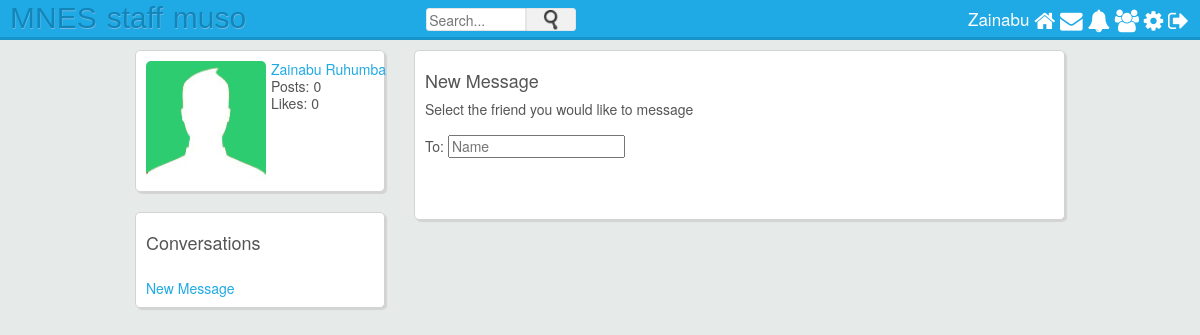
/messages.php (signed in), run on the app's committed database.
### tables this page shows
CREATE TABLE `users` (
  `id` int(11) NOT NULL,
  `first_name` varchar(25) NOT NULL,
  `last_name` varchar(25) NOT NULL,
  `username` varchar(100) NOT NULL,
  `email` varchar(100) NOT NULL,
  `password` varchar(255) NOT NULL,
  `signup_date` date NOT NULL,
  `profile_pic` varchar(255) NOT NULL,
  `num_posts` int(11) NOT NULL,
  `num_likes` int(11) NOT NULL,
  `user_closed` varchar(3) NOT NULL,
  `friend_array` text NOT NULL,
  `user_role` varchar(32) NOT NULL
);

### includes/classes/Notification.php (called while the page is built, shortened)
<?php
class Notification {
	private $user_obj;
	private $con;
	public function __construct($con, $user){
		$this->con = $con;
		$this->user_obj = new User($con, $user);
	}
	public function getUnreadNumber() {
		$userLoggedIn = $this->user_obj->getUsername();
		$query = mysqli_query($this->con, "SELECT * FROM notifications WHERE viewed='no' AND user_to='$userLoggedIn'");
		return mysqli_num_rows($query);
	}
}
?>

### includes/classes/User.php (called while the page is built, shortened)
<?php
class User {
	private $user;
	public function __construct($con, $user){
		$user_details_query = mysqli_query($con, "SELECT * FROM users WHERE username='$user'");
		$this->user = mysqli_fetch_array($user_details_query);
	}
	public function getUsername() {
		return $this->user['username'];
	}
}
?>

### includes/classes/Message.php (called while the page is built, shortened)
<?php
class Message {
	private $user_obj;
	private $con;
	public function __construct($con, $user){
		$this->con = $con;
		$this->user_obj = new User($con, $user);
	}
	public function getMostRecentUser() {
		$userLoggedIn = $this->user_obj->getUsername();
		$query = mysqli_query($this->con, "SELECT user_to, user_from FROM messages WHERE user_to='$userLoggedIn' OR user_from='$userLoggedIn' ORDER BY id DESC LIMIT 1");
		if(mysqli_num_rows($query) == 0)
			return false;
	}
}
?>

### messages.php (the view, shortened to what this page needs)
<?php
include("includes/header.php");
$message_obj = new Message($con, $userLoggedIn);
if(isset($_GET['u']))
	$user_to = $_GET['u'];
else {
	$user_to = $message_obj->getMostRecentUser();
	if($user_to == false)
		$user_to = 'new';
}
 ?>
 <div class="user_details column">
		<a href="<?php echo $userLoggedIn; ?>">  <img src="<?php echo $user['profile_pic']; ?>"> </a>
		<div class="user_details_left_right">
			<a href="<?php echo $userLoggedIn; ?>">
			<?php
			echo $user['first_name'] . " " . $user['last_name'];
			 ?>
			</a>
			<br>
			<?php echo "Posts: " . $user['num_posts']. "<br>";
			echo "Likes: " . $user['num_likes'];
			?>
		</div>
	</div>
	<div class="main_column column" id="main_column">
		<?php
		if($user_to != "new"){
			echo "<h4>You and <a href='$user_to'>" . $user_to_obj->getFirstAndLastName() . "</a></h4><hr><br>";
			echo "<div class='loaded_messages' id='scroll_messages'>";
				echo $message_obj->getMessages($user_to);
			echo "</div>";
		}
		else {
			echo "<h4>New Message</h4>";
		}
		?>
		<div class="message_post">
			<form action="" method="POST">
				<?php
				if($user_to == "new") {
					echo "Select the friend you would like to message <br><br>";
					?>
					To: <input type='text' onkeyup='getUsers(this.value, "<?php echo $userLoggedIn; ?>")' name='q' placeholder='Name' autocomplete='off' id='seach_text_input'>
					<?php
				}
				else {
					echo "<textarea name='message_body' id='message_textarea' placeholder='Write your message ...'></textarea>";
					echo "<input type='submit' name='post_message' class='info' id='message_submit' value='Send'>";
				}
				?>
			</form>
		</div>
	</div>
	<div class="user_details column" id="conversations">
			<h4>Conversations</h4>
			<br>
			<a href="messages.php?u=new">New Message</a>
		</div>

### includes/header.php (shortened to what this page needs)
<?php
require 'config/config.php';
include("includes/classes/User.php");
include("includes/classes/Post.php");
include("includes/classes/Message.php");
include("includes/classes/Notification.php");
if (isset($_SESSION['username'])) {
	$userLoggedIn = $_SESSION['username'];
	$user_details_query = mysqli_query($con, "SELECT * FROM users WHERE username='$userLoggedIn'");
	$user = mysqli_fetch_array($user_details_query);
}
else {
	header("Location: register.php");
}
?>
<html>
<head>
	<link rel="stylesheet" href="//maxcdn.bootstrapcdn.com/font-awesome/4.3.0/css/font-awesome.min.css">
	<link rel="stylesheet" type="text/css" href="assets/css/bootstrap.css">
	<link rel="stylesheet" type="text/css" href="assets/css/style.css">
	<link rel="stylesheet" href="assets/css/jquery.Jcrop.css" type="text/css" />
</head>
<body>
	<div class="top_bar">
		<div class="logo">
			<a href="index.php">MNES</a>
		</div>
		<div class="logo">
			<a href="staff_post.php">staff</a>
	   </div>
   	<div class="logo">
			<a href="muso_posts.php">muso</a>
	   </div>
		<div class="search">
			<form action="search.php" method="GET" name="search_form">
				<input type="text" onkeyup="getLiveSearchUsers(this.value, '<?php echo $userLoggedIn; ?>')" name="q" placeholder="Search..." autocomplete="off" id="search_text_input">
				<div class="button_holder">
					<img src="assets/images/icons/magnifying_glass.png">
				</div>
			</form>
		</div>
		<nav>
			<?php
				$messages = new Message($con, $userLoggedIn);
				$notifications = new Notification($con, $userLoggedIn);
				$user_obj = new User($con, $userLoggedIn);
			?>
			<a href="<?php echo $userLoggedIn; ?>">
				<?php echo $user['first_name']; ?>
			</a>
			<a href="index.php">
				<i class="fa fa-home fa-lg"></i>
			</a>
			<a href="javascript:void(0);" onclick="getDropdownData('<?php echo $userLoggedIn; ?>', 'message')">
				<i class="fa fa-envelope fa-lg"></i>
			</a>
			<a href="javascript:void(0);" onclick="getDropdownData('<?php echo $userLoggedIn; ?>', 'notification')">
				<i class="fa fa-bell fa-lg"></i>
			</a>
			<a href="requests.php">
				<i class="fa fa-users fa-lg"></i>
			</a>
			<a href="settings.php">
				<i class="fa fa-cog fa-lg"></i>
			</a>
			<a href="includes/handlers/logout.php">
				<i class="fa fa-sign-out fa-lg"></i>
</a>
		</nav>
	</div>
	<div class="wrapper">

### assets/css/style.css (style rules this page uses)
body { line-height: 17px; background-color: #E6EAE8; }
a { color: #20AAE5; text-decoration: none; }
.top_bar { width: 100%; min-width: 1050px; height: 40px; background-color: #20aae5; border-bottom: 0.25em solid #1894ca; margin: 0 0 10px 0; display: inline-flex; position: fixed; z-index: 10; }
.logo a { font-family: 'Bellota-BoldItalic', sans-serif; margin-left: 10px; font-size: 30; position: relative; top: 9px; text-shadow: #73B6E2 0.5px 0.5px 0px; color: #1086BA; }
nav { float: right; right: 1px; position: absolute; margin: 10px; }
nav a { position: relative; color: #fff; text-decoration: none; font-size: 17px; }
.wrapper { margin: 0 auto; top: 50px; position: relative; padding: 0 10px; width: 75%; min-width: 950px; }
.column { background-color: #fff; padding: 10px; border: 1px solid #D3D3D3; border-radius: 5px; box-shadow: 2px 2px 1px #D3D3D3; z-index: -1; color: #555; }
.user_details { width: 250px; float: left; margin-bottom: 20px; }
.user_details img { height: 120px; border-radius: 5px; margin-right: 5px; }
.user_details_left_right { width: 120px; display: inline-table; position: absolute; }
.main_column { float:right; width: 70%; z-index: -1; min-height: 170px; }
.search { margin: 8px 0 0 15%; }
.search #search_text_input { border: thin solid #E5E5E5; float: left; height: 23px; outline: 0; width: 100px; border-top-right-radius: 0; border-bottom-right-radius: 0; border-top-left-radius: 3px; border-bottom-left-radius: 3px; }
.button_holder { background-color: #F1F1F1; border: thin solid #e5e5e5; cursor: pointer; float: left; height: 23px; text-align: center; width: 50px; border-top-right-radius: 3px; border-bottom-right-radius: 3px; }
.button_holder img { margin-top: 1px; width: 20px; }

### data on the page
users: first_name "Zainabu", profile_pic (picture), last_name "Ruhumba", num_posts "0", num_likes "0"
